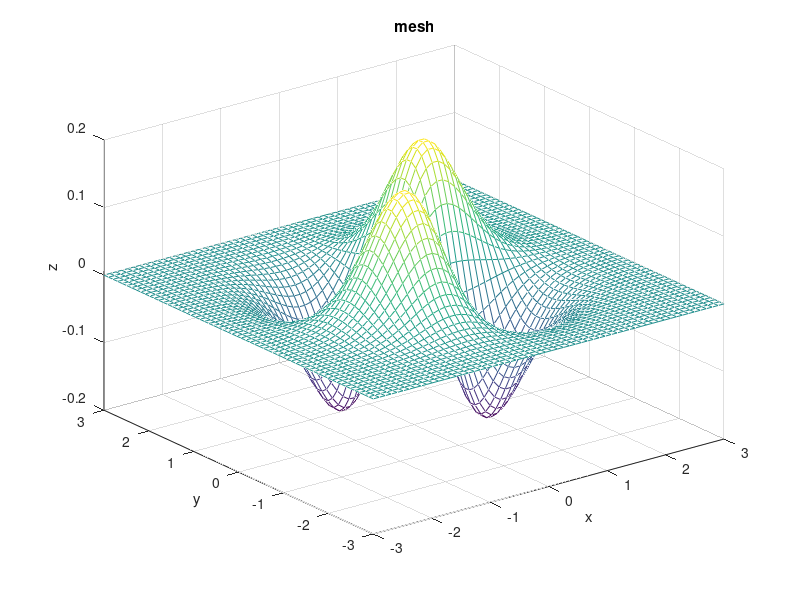
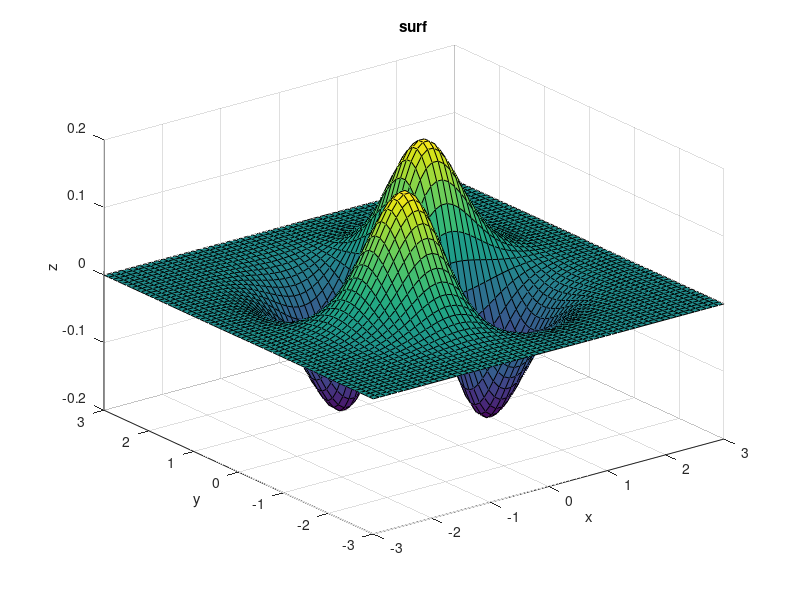
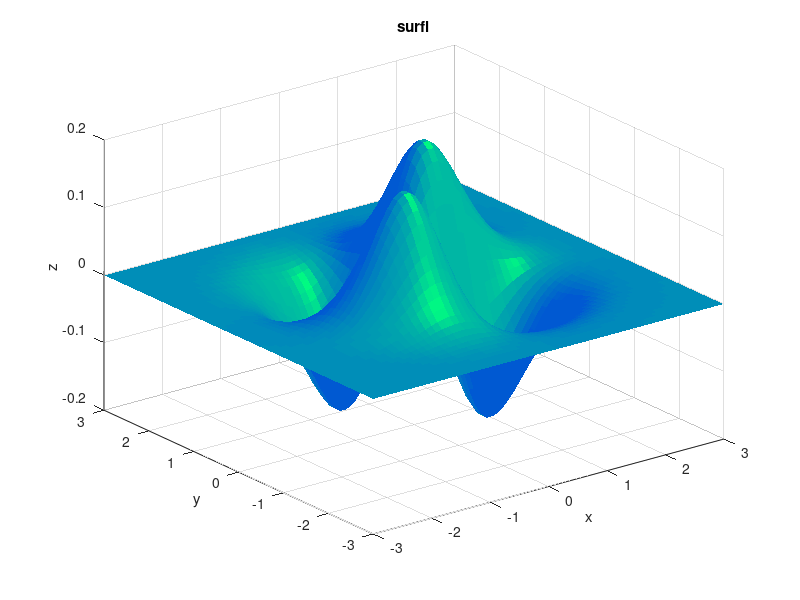
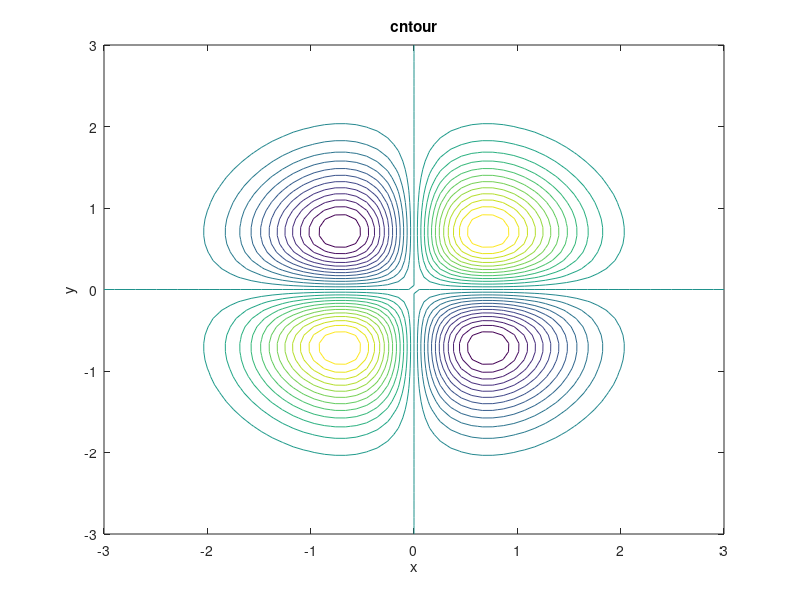

These charts were generated, in order, by the following MATLAB code:
%% ch03v06
% 3D Plot: mesh, surf, contour

%% cleaning
clc;
clear;
%% set parameters
n = 60;
xmin = -3;
xmax = +3;
ymin = -3;
ymax = +3;
%% make grid
x = linspace(xmin, xmax, n);
y = linspace(ymin, ymax, n);
[X, Y] = meshgrid(x, y);

%% calculate function z=f(x, y)
Z = (X.*Y).*exp(-(X.*X+Y.*Y));

%% mesh
figure(1);
mesh(X, Y, Z);
xlabel('x');
ylabel('y');
zlabel('z');
title('mesh');

%% surf
figure(2);
surf(X, Y, Z);
xlabel('x');
ylabel('y');
zlabel('z');
title('surf');

%% surfl
figure(3);
surfl(X, Y, Z);
xlabel('x');
ylabel('y');
zlabel('z');
colormap winter;
shading flat;
title('surfl');

%% contour
figure(4);
contour(X, Y, Z, 25);
xlabel('x');
ylabel('y');
title('cntour');
